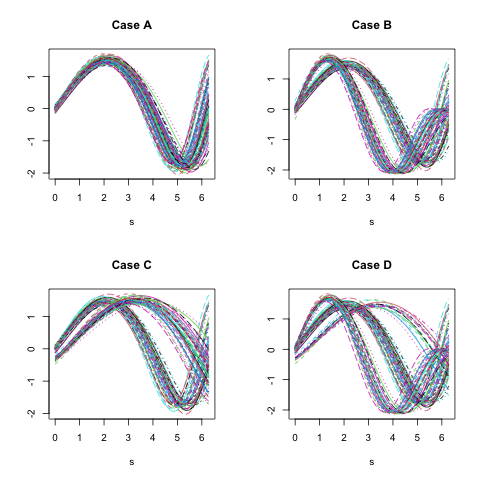

This chart was generated by the following R code:
prototype_curve <- function(s, a = 1, b = 1) {
  matrix(a, nrow = nrow(s), ncol = ncol(s)) * sin(s) +
    matrix(b, nrow = nrow(s), ncol = ncol(s)) * sin(s^2 / (2 * pi))
}

n_total <- 90
p <- 100
set.seed(1234)
error_terms <- matrix(rnorm(4 * n_total, sd = 0.05), nrow = n_total)
x_base <- seq(0, 2 * pi, length.out = p)
x_perturbed <- error_terms[, 3] + (1 + error_terms[, 4]) %*% matrix(x_base, nrow = 1)
x_deformed <- -1/3 + error_terms[, 3] + (3/4 + error_terms[, 4]) %*% matrix(x_base, nrow = 1)

png(filename = "data-raw/simulated90.png")
par(mfrow = c(2, 2))

# Case A ------------------------------------------------------------------

y_caseA <- prototype_curve(x_perturbed, 1 + error_terms[, 1], 1 + error_terms[, 1])
matplot(x_base, t(y_caseA), type = "l", main = "Case A", xlab = "s", ylab = "")

# Case B ------------------------------------------------------------------

y_caseB <- y_caseA
idx <- 46:90
y_caseB[idx, ] <- prototype_curve(x_perturbed[idx, ], 2 + error_terms[idx, 1], -1 + error_terms[idx, 1])
matplot(x_base, t(y_caseB), type = "l", main = "Case B", xlab = "s", ylab = "")

# Case C ------------------------------------------------------------------

y_caseC <- y_caseA
idx <- 46:90
y_caseC[idx, ] <- prototype_curve(x_deformed[idx, ], 1 + error_terms[idx, 1], 1 + error_terms[idx, 1])
matplot(x_base, t(y_caseC), type = "l", main = "Case C", xlab = "s", ylab = "")

# Case D ------------------------------------------------------------------

y_caseD <- y_caseA
idx <- 31:60
y_caseD[idx, ] <- y_caseC[idx, ]
idx <- 61:90
y_caseD[idx, ] <- y_caseB[idx, ]
matplot(x_base, t(y_caseD), type = "l", main = "Case D", xlab = "s", ylab = "")

dev.off()

# Data to be saved for use in kma
simulated90 <- list()
simulated90$x <- x_base
simulated90$y <- y_caseD

usethis::use_data(simulated90, overwrite = TRUE, compress = "xz")
